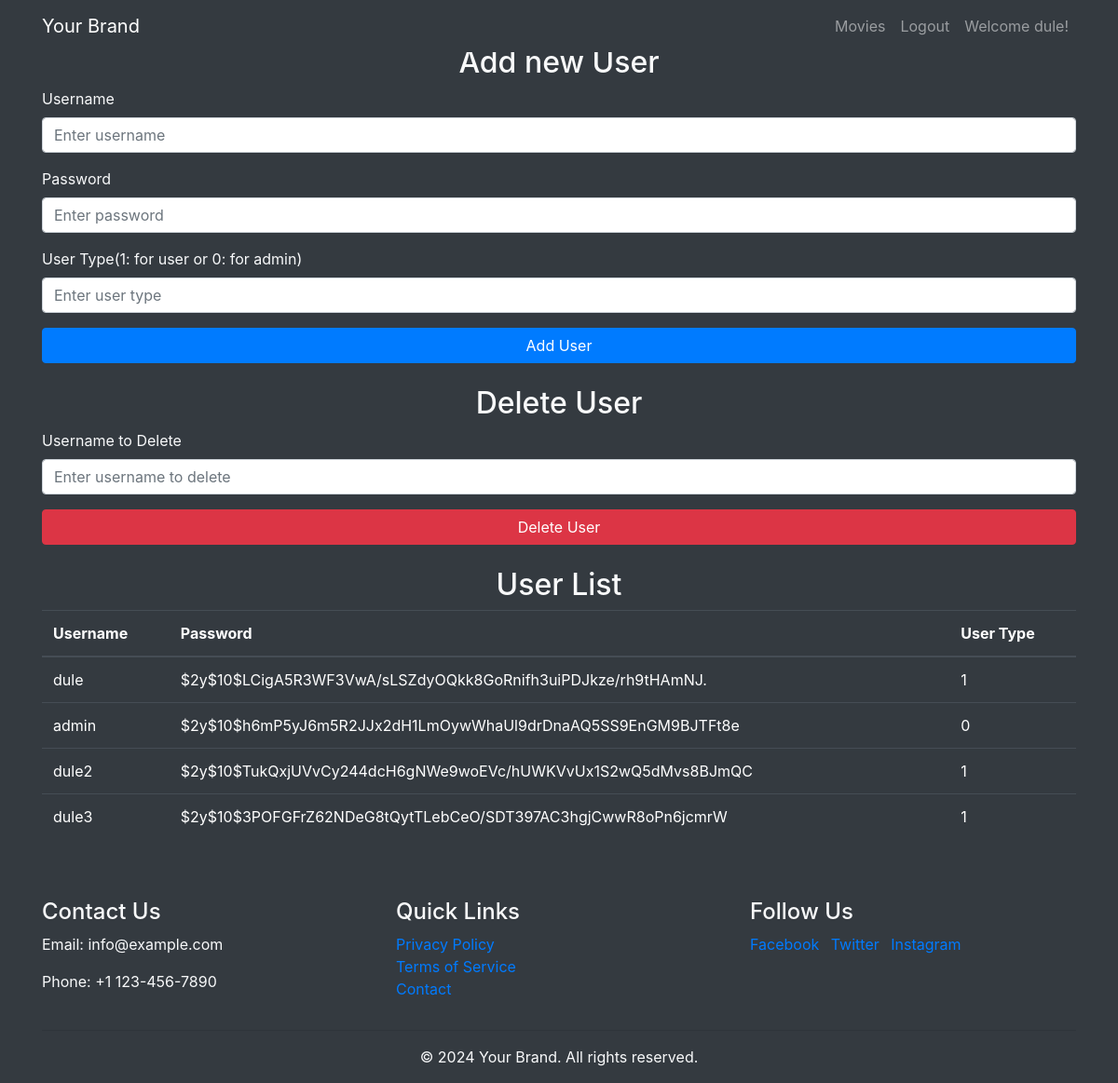
/edituser.php (signed in), run on the app's committed database.
### tables this page shows
CREATE TABLE `users` (
  `user_id` int(11) NOT NULL,
  `username` varchar(100) NOT NULL,
  `password` varchar(100) NOT NULL,
  `type` int(11) NOT NULL
);

### edituser.php (the view, shortened to what this page needs)
<?php
if (isset($_SESSION['username'])) {
    if ($_SESSION['type'] == 1) {
        include("header_user.php");
    } else {
        include("header_admin.php");
    }
}
include("connection.php");
$sql = "SELECT * FROM users";
$result = mysqli_query($cinema, $sql);
?>
<!DOCTYPE html>
<html lang="en">
<head>
    <link rel="stylesheet" href="https://maxcdn.bootstrapcdn.com/bootstrap/4.5.2/css/bootstrap.min.css">
</head>
<body class="bg-light d-flex align-items-center justify-content-center vh-100">
    <div class="container my-5">
        <h2 class="text-center">Add new User</h2>
        <form method="post">
            <div class="form-group">
                <label for="username">Username</label>
                <input type="text" class="form-control" id="username" placeholder="Enter username" name="username" value="<?php echo isset($_POST['username']) ? $_POST['username'] : ''; ?>" required>
            </div>
            <div class="form-group">
                <label for="password">Password</label>
                <input type="password" class="form-control" id="password" placeholder="Enter password" name="password" value="<?php echo isset($_POST['password']) ? $_POST['password'] : ''; ?>" required>
            </div>
            <div class="form-group">
                <label for="type">User Type(1: for user or 0: for admin)</label>
                <input type="number" class="form-control" id="type" placeholder="Enter user type" name="type" value="<?php echo isset($_POST['type']) ? $_POST['type'] : ''; ?>" required>
            </div>
            <button type="submit" class="btn btn-primary btn-block" name="addUser">Add User</button>
        </form>
        <h2 class="text-center mt-4">Delete User</h2>
        <form method="post">
            <div class="form-group">
                <label for="delete_username">Username to Delete</label>
                <input type="text" class="form-control" id="delete_username" placeholder="Enter username to delete" name="delete_username" value="<?php echo isset($_POST['delete_username']) ? $_POST['delete_username'] : ''; ?>" required>
            </div>
            <button type="submit" class="btn btn-danger btn-block" name="deleteUser">Delete User</button>
        </form>
        <h2 class="text-center mt-4">User List</h2>
        <div class="table-responsive">
            <table class="table table-dark">
                <thead>
                    <tr>
                        <th>Username</th>
                        <th>Password</th>
                        <th>User Type</th>
                    </tr>
                </thead>
                <tbody>
                    <?php while ($row = mysqli_fetch_assoc($result)) : ?>
                        <tr>
                            <td><?php echo $row['username']; ?></td>
                            <td><?php echo $row['password']; ?></td>
                            <td><?php echo $row['type']; ?></td>
                        </tr>
                    <?php endwhile; ?>
                </tbody>
            </table>
        </div>
    </div>
</body>
</html>
<?php include 'footer.php'; ?>

### data on the page
users: username "dule", password "$2y$10$LCigA5R3WF3VwA/sLSZdyOQkk8GoRnifh3uiPDJkze/rh9tHAmNJ.", type "1"
users: username "admin", password "$2y$10$h6mP5yJ6m5R2JJx2dH1LmOywWhaUl9drDnaAQ5SS9EnGM9BJTFt8e", type "0"
users: username "dule2", password "$2y$10$TukQxjUVvCy244dcH6gNWe9woEVc/hUWKVvUx1S2wQ5dMvs8BJmQC", type "1"
users: username "dule3", password "$2y$10$3POFGFrZ62NDeG8tQytTLebCeO/SDT397AC3hgjCwwR8oPn6jcmrW", type "1"

### other printed values
$_SESSION['username'] "dule"
